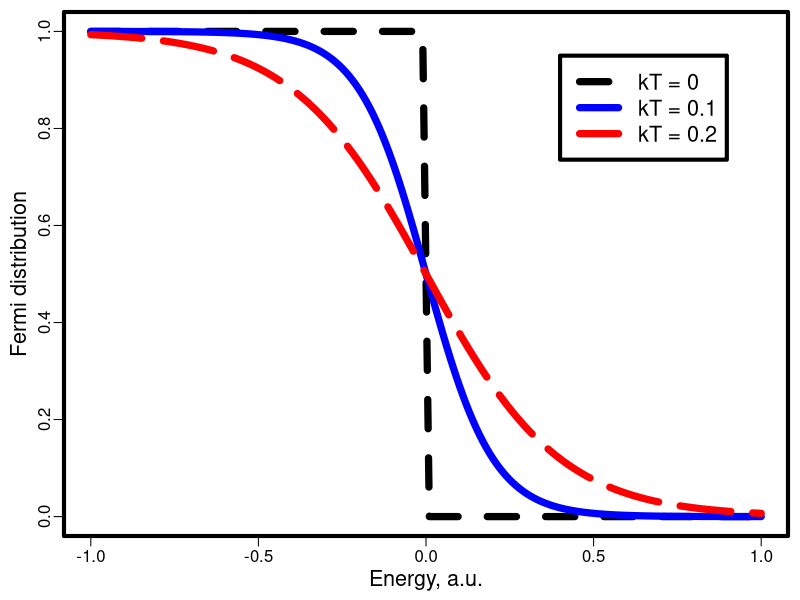
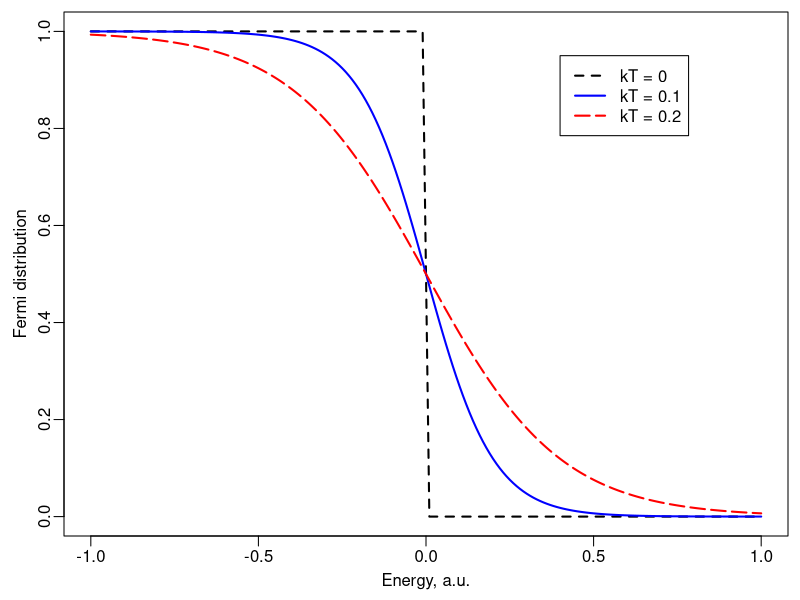

Generate these figures, in order, with R:
#Color plot of smooth lines with R base package

data <- read.table("dataset_fermi.dat")

x <- data$V1
y1 <- data$V2
y2 <- data$V3
y3 <- data$V4

x_max <- max(x)
x_min <- min(x)
x_length <- x_max-x_min

y_max <- max(y1,y2,y3)
y_min <- min(y1,y2,y3)
y_height <- y_max-y_min

cols <- c("black", "blue", "red")
ltys <- c(2, 1, 5)

filename <- "plot_fermi_1"

png(paste(filename, ".png", sep = ""), width = 1800, height = 1500, units = "px", pointsize = 45)
par(mar = c(3.2, 3.2, 0.6, 0.6), mgp = c(1.7, 0.5, 0), lwd = 4)
line_width <- 7

plot(x, y1, type = "l", ylim = c(y_min, y_max), 
    lwd = line_width, 
    col = cols[1],
    lty = ltys[1], 
    xlab = "Energy, a.u.", 
    ylab = "Fermi distribution", 
    cex.lab = 1.3)
lines(x, y2, lwd = line_width, col = cols[2], lty = ltys[2])
lines(x, y3, lwd = line_width, col = cols[3], lty = ltys[3])

legend(x_min + x_length*0.7, y_max - y_height*0.05, 
    legend = c("kT = 0", "kT = 0.1", "kT = 0.2"), 
    lwd = rep(line_width, 3), 
    lty = ltys, 
    col = cols, 
    cex = 1.3)

dev.off()

pdf(paste(filename, ".pdf", sep = ""), width = 6, height = 5)
par(mar = c(3.2, 3.2, 0.6, 0.6), mgp = c(1.7, 0.5, 0), lwd = 1)
line_width <- 2

plot(x, y1, type = "l", ylim = c(y_min, y_max), 
    lwd = line_width, 
    col = cols[1],
    lty = ltys[1], 
    xlab = "Energy, a.u.", 
    ylab = "Fermi distribution", 
    cex.lab = 1.0)
lines(x, y2, lwd = line_width, col = cols[2], lty = ltys[2])
lines(x, y3, lwd = line_width, col = cols[3], lty = ltys[3])

legend(x_min + x_length*0.7, y_max - y_height*0.05, 
    legend = c("kT = 0", "kT = 0.1", "kT = 0.2"), 
    lwd = rep(line_width, 3), 
    lty = ltys, 
    col = cols, 
    cex = 1.0)

dev.off()
